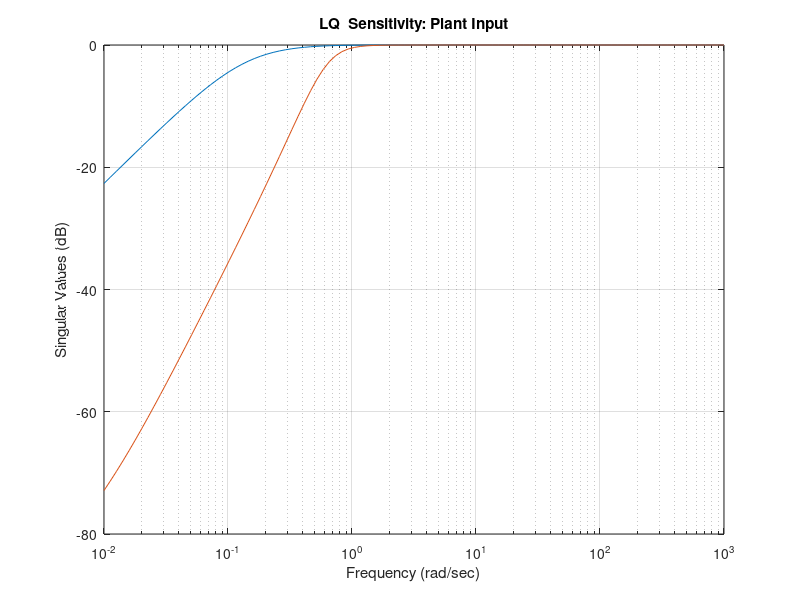

Write MATLAB code to recreate this figure. (Note: this script raises an error after producing the figure.)
ap= [   -0.21   0.20    
         0.20  -0.21 ]

bp = [0.01   0    
      0        0.01]

cp = [    1   0
         0   1 ]

dp = 0*ones(2,2)


%*************************
%
% Natural Modes: Poles (Eigenvalues), Eigenvectors
%
[evec,eval] = eig(ap)   % evec contains eigenvectors
                        % eval contains poles or eigenvalues
                 
%*************************
%
% Unscaled Modal Analysis: We want to examine the natural modes (tendencies) of the F404 engine.
%
%
t = [0:0.1:12];
u = [0*t' 0*t'];         % Set input u to zero for all time in order to generate zero input response;
                         % i.e. response to an initial condition x_o.
                         % Transmission Zeros
%
%z = tzero(ss(ap,bp,cp,dp))                % transmission zeros
[p,z] = pzmap(ss(ap,bp,cp,dp))                % transmission zeros
% F404 Engine TRANSFER FUNCTIONS: From u_i to x_j
%
sys = zpk(ss(ap,bp,eye(2,2),0*ones(2,2))) % Zeros, Poles, and Gains fron u_i to x_j



%*************************
%
% Controllability 
%
cm = [bp ap*bp (ap^2)*bp]  % Controllability Matrix
rcm= rank(cm)              % Rank of Controllability Matrix


%*************************
%
% Observability
%
om = [cp; 
      cp*ap;
      cp*(ap^2) ]          % Observability Matrix
rom = rank(om)             % Rank of Observability Matrix

%return

%*************************
%
%
% F404 FREQUENCY RESPONSE: Unscaled Singular Values
%
% u = [ W_f (pph)  A_8 (sq in) ]
% x = [ N_2 (rpm)  N_25 (rpm)  T_45 (deg Fah) ]
% y = [ N_2 (rpm)              T_45 (deg Fah) ]
%
w = logspace(-2,3,100);
sv = sigma(ss(ap, bp, cp, dp),w);
sv = 20*log10(sv);
semilogx(w, sv)
%clear sv
title('Outputs: N_2, T_45; Inputs: W_f/110, A_8/22')
grid
xlabel('Frequency (rad/sec)')
ylabel('Singular Values (dB)')
pause
% F404 SVD Analysis at w = 0.1 rad/sec
%
%s = j*0.1
%g = cp*inv(s*eye(3)-ap)*bp + dp
%[u, s, v ] = svd(g)

%*************************
%
% Step Response
%
t = [0:0.1:12];
y = step(ss(ap, bp, eye(2,2), 0*ones(2,2)), t); % Step response for each state and each input

%
%return

%
% FACTS ON SCALING: Scaling affects the shape of singular value plots.
%                   It does not alter pole locations, zero locations.
%                   It does alter directionality information.
%

%
% Scaling Matrices
%
%  unew = su uold
%  xnew = sx xold
%  ynew = sy yold
%
su = diag( [1/110, 1/22] )
sx = diag( [1/250,  1/28] ) %1/350, 
sy = diag( [1/250,  1/28] )

%
% Scaled F404 Dynamics
%
%
% u = [ W_f/110    A_8/22 ]
% x = [ N_2/250  N_25/350  T_45/28 ]
% y = [ N_2/250            T_45/28 ]
%
ap = sx*ap*inv(sx)
bp = sx*bp*inv(su)
cp = sy*cp*inv(sx)
dp = sy*dp*inv(su)
    
%
% F404 FREQUENCY RESPONSE: Scaled Singular Values
%
sv = sigma(ss(ap, bp, cp, dp),w);
sv = 20*log10(sv);
semilogx(w, sv)
%clear sv
title('Outputs: N_2/250, T_45/350; Inputs: W_f/110, A_8/22')
grid
xlabel('Frequency (rad/sec)')
ylabel('Singular Values (dB)')
pause


%
% Augment Plant with Integrators at Plant Input and Plot Singular Values
%
[ns nc] = size(bp);                      % ns = number of inputs;  nc = number of controls;   
a = [ ap             bp
      0*ones(nc,ns)    0*ones(nc,nc) ]

b = [ 0*ones(ns,nc)
      eye(nc)      ]

c = [ cp  0*ones(nc,nc) ]

d = 0*ones(nc,nc)
sv = sigma(ss(a, b, c, d),w);
sv = 20*log10(sv);
semilogx(w, sv)
%clear sv
title('Design Plant Singular Values')
grid
xlabel('Frequency (rad/sec)')
ylabel('Singular Values (dB)')
pause
% Design of Target Loop Singular Values Using Kalman Filter
%
ll =  inv(cp*inv(-ap)*bp + dp);     % Choose ll and lh to match singular values at all frequencies
lh = -inv(ap)*bp*ll;
l = [lh 
     ll];                           % ll, lh - for low and high frequency loop shaping

sv = sigma(ss(a, l, c, d),w);
sv = 20*log10(sv);
semilogx(w, sv)
%clear sv
title('Filter Open Loop (G_{FOL}) Singular Values')
grid
xlabel('Frequency (rad/sec)')
ylabel('Singular Values (dB)')
pause



pnint = eye(nc)                                    % Process Noise Intensity Matrix
mu = 0.01;                                         % Measurement Noise Intesity; Used to adjust Kalman Filter Bandwidth
                                                   % Small mu - expensive sensor   - large bandwidth
                                                   % Large mu - inexpensive sensor - small bandwidth
mnint = mu*eye(nc)                                 % Measurement Noise Intensity Matrix 
% sysKal=ss(a, [b l], c, [d 0*ones(nc,nc)]);
% [kest, h, sig]= kalman(sysKal,pnint, mnint);  % Compute Filter Gain Matrix h
%[sig, poles, g1, rr] = care(a',c',l*l', mnint);                          
[sig, poles, g1] = care(a',c',l*l', mnint);                          
% Alternate Method for Computing h
h = g1';
sv = sigma(ss(a, h, c, d),w);
tsv = 20*log10(sv);
semilogx(w, tsv)
%clear sv
title('Target Loop (G_{KF}) Singular Values')
grid
xlabel('Frequency (rad/sec)')
ylabel('Singular Values (dB)')
pause

tolpoles = eig(a)                           % Target Open Loop Poles
%targzeros = tzero(a,h,c,0*ones(nc,nc))      % Target Open Loop Zeros
[targpoles,targzeros] = pzmap(ss(a,h,c,0*ones(nc,nc)))      % Target Open Loop Zeros
tclpoles = eig(a-h*c)                       % Target Closed Loop Poles

sv = sigma(ss(a-h*c, h, -c, eye(nc)),w);
sv = 20*log10(sv);
semilogx(w, sv)
%clear sv
title('Target Sensitivity (S_{KF}) Singular Values')
grid
xlabel('Frequency (rad/sec)')
ylabel('Singular Values (dB)')
pause


sv = sigma(ss(a-h*c, h, c, 0*eye(nc)),w);
sv = 20*log10(sv);
semilogx(w, sv, w, 20*log10(10./w))
%clear sv
title('Target Complementary (T_{KF}) Singular Values')
grid
xlabel('Frequency (rad/sec)')
ylabel('Singular Values (dB)')
pause
% Recover Target Loop By Solving Cheap LQR Problem
%
q = c'*c;                                            % State Weighting Matrix
rho = 1e-3;                                          % Cheap control recovery parameter;
                                                     % The smaller the parameter, the better the recovery.
r = rho*eye(nc)                                      % Control Weigthing Matrix
%[k, poles, g, rr] = care(a,b,q,r);                   % Compute Control Gain Matrix G
[k, poles, g] = care(a,b,q,r);                   % Compute Control Gain Matrix G


%
% Compensator Analysis
%
ak = [ a-b*g-h*c  0*ones(ns+nc,nc)
       g          0*ones(nc,nc) ]

bk = [ h
       0*ones(nc,nc) ]

ck = [0*ones(nc, ns+nc) eye(nc,nc) ]


%cpoles = eig(ak)                               % Compensator Poles
%czeros = tzero(a, h, g, 0*ones(nc,nc))         % Compensator Zeros
[cpoles, czeros] = pzmap(ss(a, h, g, 0*ones(nc,nc)))         % Compensator Zeros
%zerocheck = tzero(ak, bk, ck, 0*ones(nc,nc))   % Check Compensator Zeros
[polecheck, zerocheck] = pzmap(ss(ak, bk, ck, 0*ones(nc,nc)))   % Check Compensator Zeros

sv = sigma(ss(ak, bk, ck, 0*eye(nc)),w);
sv = 20*log10(sv);
semilogx(w, sv)
%clear sv
title('Compensator Singular Values')
grid
xlabel('Frequency (rad/sec)')
ylabel('Singular Values (dB)')
pause
% Open Loop Analysis
%
al = [ ap                     bp*ck
       0*ones(ns+nc+nc,ns)    ak    ]

bl = [ 0*ones(ns,nc)
       bk ]
    
cl = [ cp  0*ones(nc,ns+nc+nc) ]
    
%olpoles = eig(al)                          % Open Loop Poles
%olzeros = tzero(al,bl,cl,0*ones(nc,nc))    % Open Loop Zeros
[olpoles, olzeros] = pzmap(ss(al,bl,cl,0*ones(nc,nc)))    % Open Loop Zeros    
sv = sigma(ss(al, bl, cl, 0*eye(nc)),w);
sv = 20*log10(sv);
semilogx(w, sv, w, tsv)
%clear sv
title('Open Loop Singular Values')
grid
xlabel('Frequency (rad/sec)')
ylabel('Singular Values (dB)')
pause   

%
% Closed Loop Analysis
%
clpoles = eig(al-bl*cl)           % Closed Loop Poles
clpkf = eig(a - h*c)              % Closed Loop Poles Due to Kalman Filter
clpreg = eig(a - b*g)             % Closed Loop Poles Due to Regulator


sv = sigma(ss(al-bl*cl, bl, -cl, eye(nc)),w);
sv = 20*log10(sv);
semilogx(w, sv)
%clear sv
title('Sensitivity Singular Values')
grid
xlabel('Frequency (rad/sec)')
ylabel('Singular Values (dB)')
pause 

sv = sigma(ss(al-bl*cl, bl, cl, 0*eye(nc)),w);
sv = 20*log10(sv);
semilogx(w, sv)
%clear sv
title('Complementary Sensitivity Singular Values')
grid
xlabel('Frequency (rad/sec)')
ylabel('Singular Values (dB)')
pause 

%
% Step Response in Closed Loop 
%

[y,t] = step(ss(al-bl*cl, bl, cl, 0*eye(nc)));
plot(t,y(:,1,1))
xlabel('Time (s)')
ylabel('Amplitude')
title('output 1 response caused by input 1')
pause
%return

%
plot(t,y(:,1,2))
xlabel('Time (s)')
ylabel('Amplitude')
title('output 1 response caused by input 2')
pause
%return

plot(t,y(:,2,1))
xlabel('Time (s)')
ylabel('Amplitude')
title('output 2 response caused by input 1')
pause
%return

%
plot(t,y(:,2,2))
xlabel('Time (s)')
ylabel('Amplitude')
title('output 2 response caused by input 2')
pause
%return
disp('You can see a good tracking and a good disturbance rejection')

%%%////////////////////////
%
% LQ CLOSED LOOP FREQUENCY RESPONSE 
%

sv = sigma(ss(a-b*g, b, -g, eye(2,2)-0*ones(2,2)),w);
sv = 20*log10(sv);
semilogx(w, sv)
%clear sv
title('LQ  Sensitivity: Plant Input')
grid
xlabel('Frequency (rad/sec)')
ylabel('Singular Values (dB)')
pause
%return


sv = sigma(ss(acl, bcl, -ccl, eye(2,2)-dcl),w);
sv = 20*log10(sv);
semilogx(w, sv)
%clear sv
title('LQ Sensitivity: Error Signal')
grid
xlabel('Frequency (rad/sec)')
ylabel('Singular Values (dB)')
pause
%return



sv = sigma(ss(acl, bcl, ccl, dcl),w);
sv = 20*log10(sv);
semilogx(w, sv)
%clear sv
title('LQ Complementary Sensitivity: Plant Output')
grid
xlabel('Frequency (rad/sec)')
ylabel('Singular Values (dB)')
pause
%return

sv = sigma(ss(a-b*g, b, g, 0*ones(2,2)),w);
sv = 20*log10(sv);
semilogx(w, sv)
%clear sv
title('LQ Complementary Sensitivity: Plant Input')
grid
xlabel('Frequency (rad/sec)')
ylabel('Singular Values (dB)')
pause
%return
